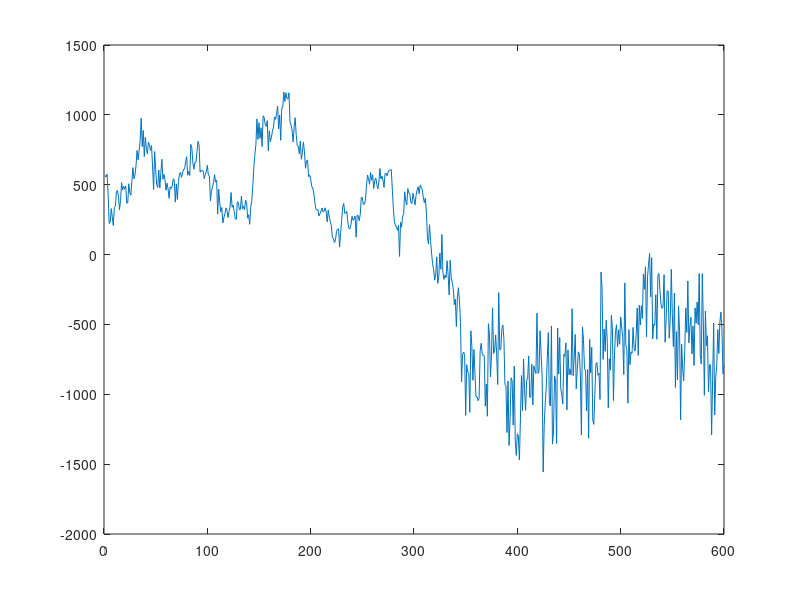
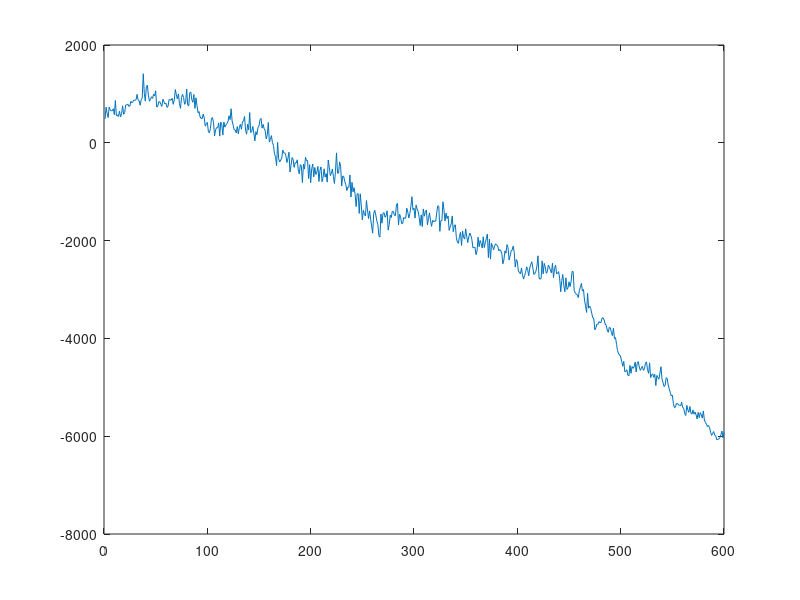
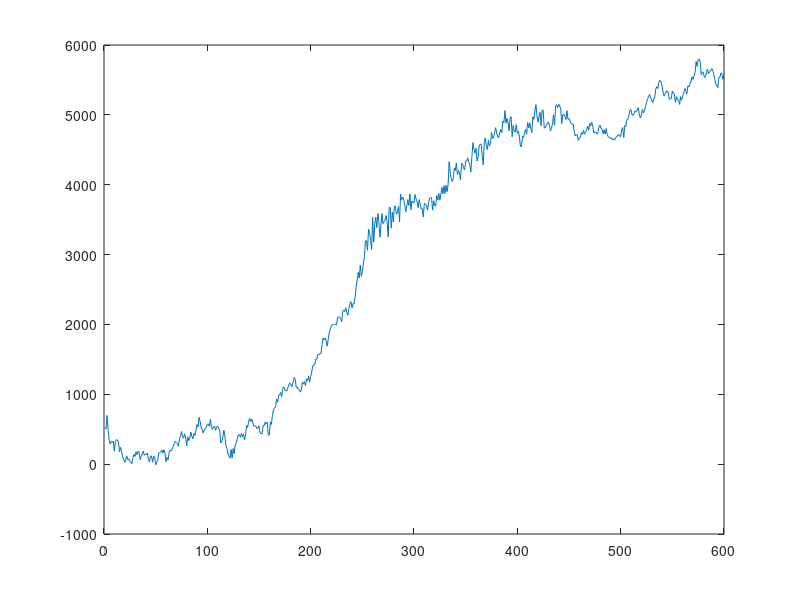
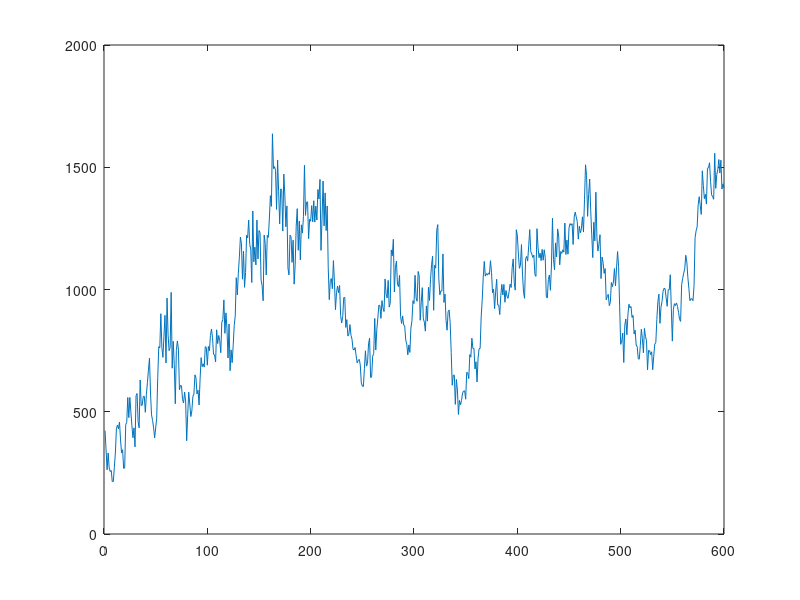

Here is the MATLAB script that generated these plots, in order:
% %% Gibbs sampler code.
% % 
clear all
clc
close all
for ni=1:10
Tbig=600;
theta_org=zeros(1,200);
delta_org=zeros(1,200);
y_org=zeros(1,200);

par.W_theta.var=20;
par.W_theta.mu=0;
par.W_theta.sigma=sqrt(par.W_theta.var);

par.W_delta.var=0.2;
par.W_delta.mu=0;
par.W_delta.sigma=sqrt(par.W_delta.var);

par.error.var=260;
par.error.mu=0;
par.error.sigma=sqrt(par.error.var);

par.covariate.mean=5;
par.covariate.var=0.3;
par.covariate.sigma=sqrt(par.covariate.var);
par.XB=100+normrnd(0,10,[1 Tbig]);


theta_org(1,1)=normrnd(par.W_theta.mu,par.W_theta.sigma);
delta_org(1,1)=normrnd(par.W_delta.mu,par.W_delta.sigma);
beta_org(1,1)=normrnd(par.covariate.mean,par.covariate.sigma);
y_org(1,1)=theta_org(1,1)+beta_org(1,1)*par.XB(1,1)+normrnd(par.error.mu,par.error.sigma);

for t=2:Tbig
    theta_org(1,t)=theta_org(1,t-1)+delta_org(1,t-1)+normrnd(0,par.W_theta.sigma);
    delta_org(1,t)=delta_org(1,t-1)+normrnd(0,par.W_delta.sigma);
    beta_org(1,t)=beta_org(1,t-1)+normrnd(0,par.covariate.sigma);
    y_org(1,t)=theta_org(1,t)+beta_org(1,t)*par.XB(1,t)+normrnd(0,par.error.sigma);
end
figure;plot(y_org)
prompt='Do you want to continue, press 1 to continue or zero to break';
user_ip = input(prompt);

if (user_ip==1)
V=100;
W1=50;
W2=2;
W3=2;
nsimu=7000;
W=[W1 0 0;
    0 W2 0
    0 0 W3];
[gibbs]=gibbs_sampler_2ndorder_withcovariates(y_org,V,W,nsimu,par);
figure;
subplot(221)
plot(gibbs.V)
subplot(223)
histogram(gibbs.V)
vline(par.error.var);

subplot(222)
plot(gibbs.W_theta)
subplot(224)
histogram(gibbs.W_theta)
vline(par.W_theta.var);

figure;
boundedline(1:length(gibbs.theta1mean),gibbs.theta1mean,gibbs.theta1var,'alpha')
hold on
plot(y_org,'o','MarkerEdgeColor',[0.4940, 0.1840, 0.5560],'MarkerSize',2);
hold on
plot(theta_org,'Color',[0.8500, 0.3250, 0.0980],'LineWidth',1.5,'LineStyle','--')
legend('Var-Trend','Trend mean','Org measurement','Trend-org');

% figure;


break
else 
    continue
end
end
